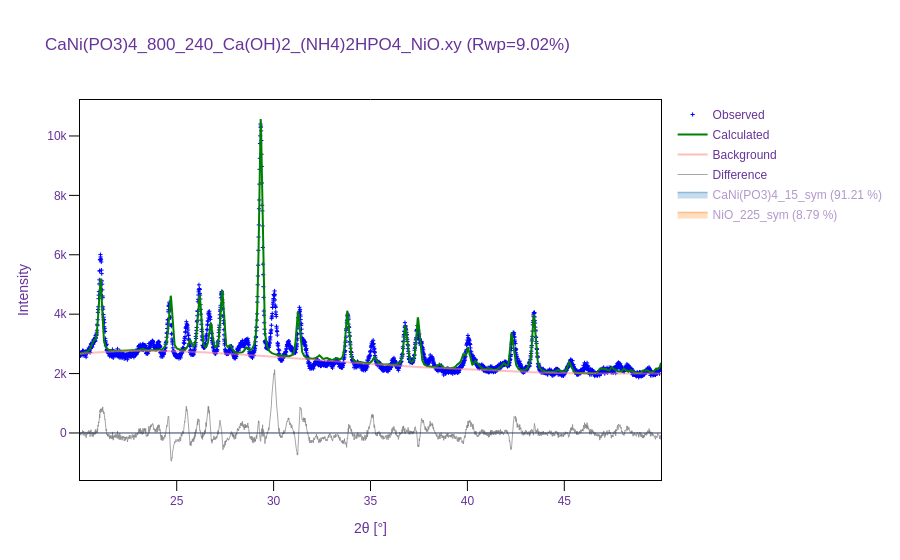

The cell this chart's notebook holds for it:
### Code cell
refinement.visualize()

### Figure 1 — Plotly figure (JSON) as saved in the notebook; plotly's stock layout.template omitted (floating-point values rounded to 4 significant figures; data arrays with more than 128 entries replaced by an {"elided": "..."} marker saying what was removed)
{"data": [{"marker": {"color": "blue", "size": 3, "symbol": "cross-thin-open"}, "mode": "markers", "name": "Observed", "type": "scatter", "x": {"elided": "2760 float values"}, "y": {"elided": "2760 int values"}}, {"line": {"color": "green", "width": 2}, "mode": "lines", "name": "Calculated", "type": "scatter", "x": {"elided": "2760 float values"}, "y": {"elided": "2760 float values"}}, {"line": {"color": "#FF7F7F", "width": 2}, "mode": "lines", "name": "Background", "opacity": 0.5, "type": "scatter", "x": {"elided": "2760 float values"}, "y": {"elided": "2760 float values"}}, {"hoverinfo": "skip", "line": {"color": "#808080", "width": 1}, "mode": "lines", "name": "Difference", "opacity": 0.7, "type": "scatter", "x": {"elided": "2760 float values"}, "y": {"elided": "2760 float values"}}, {"hoverinfo": "none", "legendgroup": "CaNi(PO3)4_15_sym", "line": {"color": "#1f77b4", "width": 0}, "mode": "lines", "showlegend": false, "type": "scatter", "x": {"elided": "2760 float values"}, "y": {"elided": "2760 float values"}}, {"fill": "tonexty", "legendgroup": "CaNi(PO3)4_15_sym", "line": {"color": "#1f77b4", "width": 1.5}, "mode": "lines", "name": "CaNi(PO3)4_15_sym (91.21 %)", "type": "scatter", "visible": "legendonly", "x": {"elided": "2760 float values"}, "y": {"elided": "2760 float values"}}, {"hovertemplate": "%{text}", "legendgroup": "CaNi(PO3)4_15_sym", "marker": {"color": "#1f77b4", "size": 5, "symbol": 142}, "mode": "markers", "name": "CaNi(PO3)4_15_sym (91.21 %)", "showlegend": false, "text": ["20.71, 76.35", "21.09, 688.50", "20.81, 9.90", "23.23, 19.72", "24.70, 493.35", "25.70, 87.74", "26.19, 506.75", "26.77, 246.16", "27.76, 55.70", "27.36, 548.84", "28.60, 46.81", "29.34, 2085.95", "29.97, 2.35", "30.22, 3.27", "31.26, 407.83", "31.45, 15.95", "32.28, 2.63", "32.35, 38.06", "32.74, 19.28", "33.23, 21.63", "33.80, 457.94", "34.57, 1.72", "35.20, 63.07", "36.77, 2.22", "36.29, 0.80", "37.39, 26.26", "36.80, 342.32", "37.50, 95.38", "36.88, 15.29", "38.54, 32.10", "38.65, 0.90", "38.58, 3.27", "39.77, 97.10", "38.88, 0.12", "39.48, 25.17", "39.62, 13.40", "39.59, 5.48", "39.85, 36.34", "40.04, 184.01", "40.69, 10.25", "40.40, 66.43", "40.54, 25.60", "41.09, 19.86", "41.67, 27.01", "42.45, 20.75", "41.88, 58.86", "42.28, 353.35", "43.25, 7.38", "43.20, 23.59", "43.82, 3.59", "44.76, 3.98", "44.74, 0.11", "44.87, 0.32", "44.66, 23.90", "45.22, 35.66", "45.33, 7.96", "45.26, 68.21", "46.85, 43.30", "46.51, 0.32", "47.14, 29.87", "47.45, 57.83", "47.69, 2.32", "46.99, 18.07", "47.71, 18.60", "48.07, 45.66", "48.43, 29.97", "48.73, 0.58", "49.09, 30.11", "50.20, 37.08", "50.02, 103.36", "49.29, 19.95", "50.22, 1.88", "49.73, 40.76"], "type": "scatter", "visible": "legendonly", "x": [20.71, 21.09, 20.81, 23.23, 24.7, 25.7, 26.19, 26.77, 27.76, 27.36, 28.6, 29.34, 29.97, 30.22, 31.26, 31.45, 32.28, 32.35, 32.74, 33.23, 33.8, 34.57, 35.2, 36.77, 36.29, 37.39, 36.8, 37.5, 36.88, 38.54, 38.65, 38.58, 39.77, 38.88, 39.48, 39.62, 39.59, 39.85, 40.04, 40.69, 40.4, 40.54, 41.09, 41.67, 42.45, 41.88, 42.28, 43.25, 43.2, 43.82, 44.76, 44.74, 44.87, 44.66, 45.22, 45.33, 45.26, 46.85, 46.51, 47.14, 47.45, 47.69, 46.99, 47.71, 48.07, 48.43, 48.73, 49.09, 50.2, 50.02, 49.29, 50.22, 49.73], "y": [-2244.0, -2244.0, -2244.0, -2244.0, -2244.0, -2244.0, -2244.0, -2244.0, -2244.0, -2244.0, -2244.0, -2244.0, -2244.0, -2244.0, -2244.0, -2244.0, -2244.0, -2244.0, -2244.0, -2244.0, -2244.0, -2244.0, -2244.0, -2244.0, -2244.0, -2244.0, -2244.0, -2244.0, -2244.0, -2244.0, -2244.0, -2244.0, -2244.0, -2244.0, -2244.0, -2244.0, -2244.0, -2244.0, -2244.0, -2244.0, -2244.0, -2244.0, -2244.0, -2244.0, -2244.0, -2244.0, -2244.0, -2244.0, -2244.0, -2244.0, -2244.0, -2244.0, -2244.0, -2244.0, -2244.0, -2244.0, -2244.0, -2244.0, -2244.0, -2244.0, -2244.0, -2244.0, -2244.0, -2244.0, -2244.0, -2244.0, -2244.0, -2244.0, -2244.0, -2244.0, -2244.0, -2244.0, -2244.0]}, {"hoverinfo": "none", "legendgroup": "NiO_225_sym", "line": {"color": "#ff7f0e", "width": 0}, "mode": "lines", "showlegend": false, "type": "scatter", "x": {"elided": "2760 float values"}, "y": {"elided": "2760 float values"}}, {"fill": "tonexty", "legendgroup": "NiO_225_sym", "line": {"color": "#ff7f0e", "width": 1.5}, "mode": "lines", "name": "NiO_225_sym (8.79 %)", "type": "scatter", "visible": "legendonly", "x": {"elided": "2760 float values"}, "y": {"elided": "2760 float values"}}, {"hovertemplate": "%{text}", "legendgroup": "NiO_225_sym", "marker": {"color": "#ff7f0e", "size": 5, "symbol": 142}, "mode": "markers", "name": "NiO_225_sym (8.79 %)", "showlegend": false, "text": ["37.44, 350.77", "43.43, 535.92"], "type": "scatter", "visible": "legendonly", "x": [37.44, 43.43], "y": [-3544.0, -3544.0]}], "layout": {"autosize": true, "font": {"color": "RebeccaPurple", "family": "Arial, sans-serif"}, "legend": {"title": {"text": ""}, "tracegroupgap": 1}, "plot_bgcolor": "white", "shapes": [{"line": {"width": 1}, "type": "line", "x0": 0, "x1": 1, "xref": "x domain", "y0": 0, "y1": 0, "yref": "y"}], "title": {"text": "CaNi(PO3)4_800_240_Ca(OH)2_(NH4)2HPO4_NiO.xy (Rwp=9.02%)"}, "xaxis": {"linecolor": "black", "linewidth": 1, "mirror": true, "range": [20.01, 49.99], "showline": true, "tickcolor": "black", "ticklen": 10, "ticks": "outside", "tickwidth": 1, "title": {"text": "2θ [°]"}}, "yaxis": {"linecolor": "black", "linewidth": 1, "mirror": true, "showline": true, "tickcolor": "black", "ticklen": 10, "ticks": "outside", "tickwidth": 1, "title": {"text": "Intensity"}}}}
